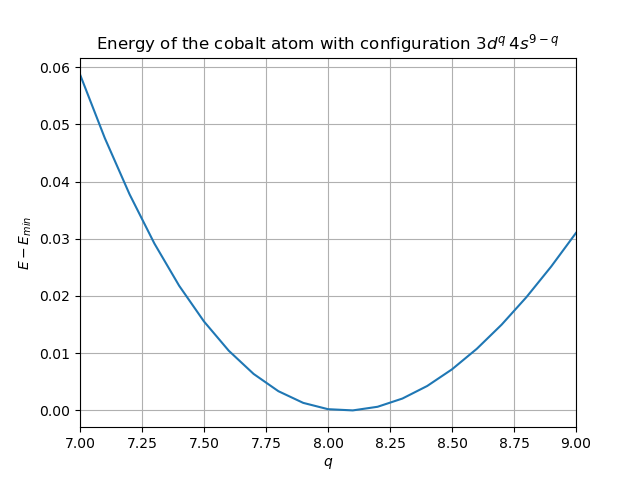

Recreate this plot in Julia.
using AtomEnergyLevels
using PyPlot
pygui(true);

function cobalt()
    E = []
    for q = 7:0.1:9
        push!(E, lda(27, conf = conf_enc("[Ar] 3d$q 4s$(9 - q)"), β = 0.2).energy.total)
    end
    return E
end

E = cobalt()

begin
    title(L"Energy of the cobalt atom with configuration $3d^q\,4s^{9-q}$")
    xlabel(L"q")
    ylabel(L"E - E_{min}")

    ax1 = PyPlot.axes()
    ax1.set_xlim([7,9])
    
    plot(7:0.1:9, E .- minimum(E))
    grid("on")
end
